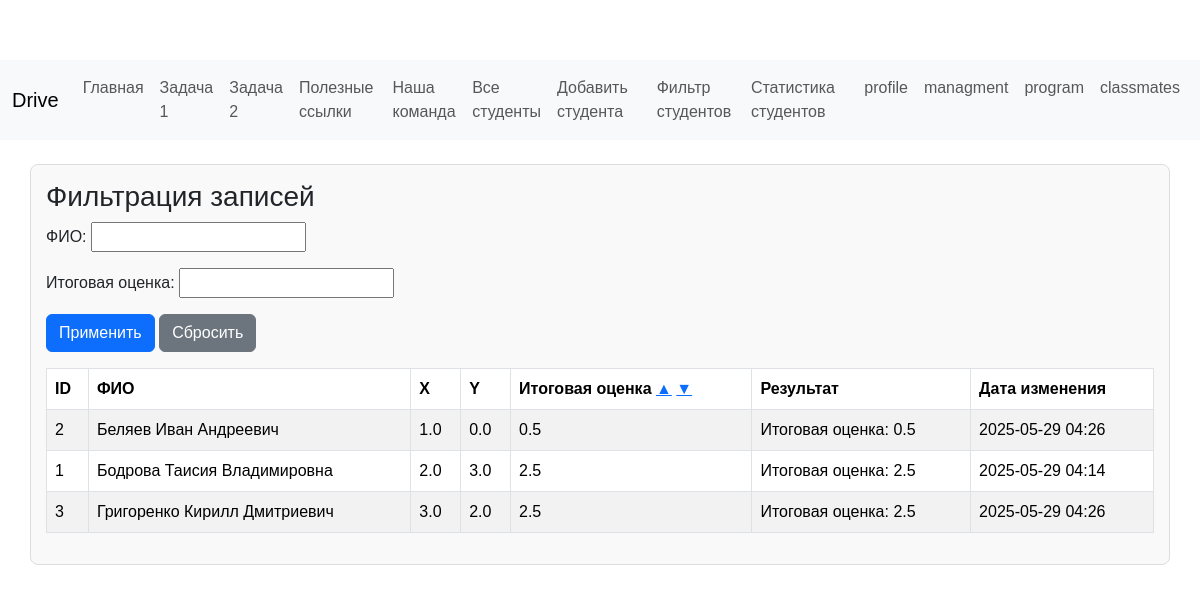
/BodrovaApp/xyz_result_filtered/, run on the app's committed database.
### BodrovaApp/models.py (models this page shows, shortened)
class AbcModel(models.Model):
    full_name = models.CharField(
        verbose_name="ФИО",
        max_length=255,
        default=""
    )
    x = models.FloatField(
        verbose_name="Значение X",
        default=0.0
    )
    y = models.FloatField(
        verbose_name="Значение Y",
        default=0.0
    )
    final_score = models.FloatField(
        verbose_name="Итоговая оценка (0.5 * X + 0.5 * Y)",
        default=0.0,
        help_text="Результат вычислений"
    )
    result = models.CharField(
        verbose_name="Описание результата",
        max_length=255,
        default="Результат не определён",
        help_text="Например: ошибка или пояснение"
    )
    current_date = models.DateTimeField(
        verbose_name="Дата изменения",
        auto_now=True
    )
    class Meta:
        verbose_name = "Оценка"
        verbose_name_plural = "Оценки"
        ordering = ("-pk",)

### BodrovaApp/views.py (the view)
# urls.py: path('xyz_result_filtered/', views.xyz_result_filtered, name='xyz_result_filtered'),
def xyz_result_filtered(request):
    qs = AbcModel.objects.all()
    filterset = AbcModelFilter(request.GET, queryset=qs)
    filtered_qs = filterset.qs
    sort_order = request.GET.get('sort_score', 'asc')
    filtered_qs = filtered_qs.order_by('-final_score' if sort_order == 'desc' else 'final_score')
    data_for_table = []
    for obj in filtered_qs:
        if obj.final_score != 0.5 * obj.x + 0.5 * obj.y:
            obj.final_score = 0.5 * obj.x + 0.5 * obj.y
            obj.result = f"Итоговая оценка: {obj.final_score}"
            obj.save(update_fields=['final_score', 'result'])
        data_for_table.append({
            "id": obj.id,
            "full_name": obj.full_name,
            "x": obj.x,
            "y": obj.y,
            "final_score": obj.final_score,
            "result": obj.result,
            "current_date": obj.current_date,
        })
    context = {
        "filter": filterset,
        "data_for_table": data_for_table,
        "current_sort": sort_order,
    }
    return render(request, "xyz_result_filtered.html", context)

### BodrovaApp/templates/xyz_result_filtered.html
{% extends 'base.html' %}
{% load static %}
{% block content %}
  <h3>Фильтрация записей</h3>
  <form method="get" class="mb-3">
    {{ filter.form.as_p }}
    <button type="submit" class="btn btn-primary">Применить</button>
    <a href="{% url 'BodrovaApp:xyz_result_filtered' %}" class="btn btn-secondary">Сбросить</a>
  </form>
  <table class="table table-bordered table-striped">
    <thead>
      <tr>
        <th>ID</th>
        <th>ФИО</th>
        <th>X</th>
        <th>Y</th>
        <th>
          Итоговая оценка
          <a href="?sort_score=asc" title="Сортировать по возрастанию">▲</a>
          <a href="?sort_score=desc" title="Сортировать по убыванию">▼</a>
        </th>
        <th>Результат</th>
        <th>Дата изменения</th>
      </tr>
    </thead>
    <tbody>
      {% for row in data_for_table %}
        <tr>
          <td>{{ row.id }}</td>
          <td>{{ row.full_name }}</td>
          <td>{{ row.x }}</td>
          <td>{{ row.y }}</td>
          <td>{{ row.final_score }}</td>
          <td>{{ row.result }}</td>
          <td>{{ row.current_date|date:"Y-m-d H:i" }}</td>
        </tr>
      {% endfor %}
    </tbody>
  </table>
{% endblock %}

### BodrovaApp/static/css/main.css (style rules this page uses)
body { font-family: Arial, sans-serif; margin: 0; padding-top: 60px; }
.table th, .table td { vertical-align: middle; }

### data on the page
AbcModel: full_name "Беляев Иван Андреевич", x "1.0", y "0.0", final_score "0.5", result "Итоговая оценка: 0.5", current_date "2025-05-29 04:26"
AbcModel: full_name "Бодрова Таисия Владимировна", x "2.0", y "3.0", final_score "2.5", result "Итоговая оценка: 2.5", current_date "2025-05-29 04:14"
AbcModel: full_name "Григоренко Кирилл Дмитриевич", x "3.0", y "2.0", final_score "2.5", result "Итоговая оценка: 2.5", current_date "2025-05-29 04:26"

### other printed values
{{ row.id }} "2" "1" "3"
